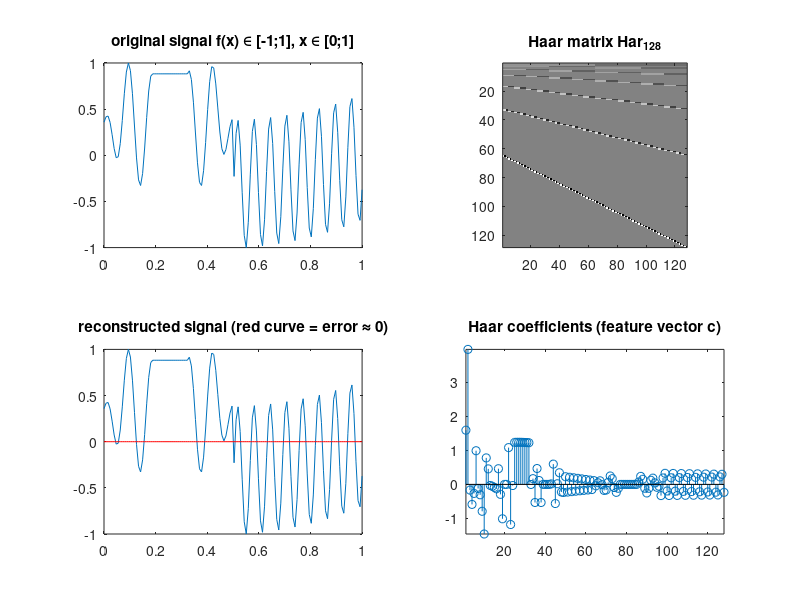

The MATLAB source for this figure:
function haar_transform()
    close all;
    clear all;
    clc;

    % length of signal (must be a "power of 2")
    N = 128;
    
    % create a 1D signal f of length N
    x = 0:1/(N-1):1;
    f = sin(12.345*x) .* cos(67*x);
    f(1,N/2+1:end) = sin(100*x(1,N/2+1:end)) - cos(x(1,N/2+1:end).^2); 
    f(1,floor(N/5):floor(N/3)) = 0.75;
    f = 2*mat2gray(f)-1; % f now in [-1;1]
    subplot(2,2,1); plot(x,f); title('original signal f(x) \in [-1;1], x \in [0;1]'); axis([0 1 -1 1]);
    
    % create Haar matrix of same size^2 (NxN)
    M = N; % see slides
    Har = create_haar_matrix(M);
    subplot(2,2,2); imagesc(Har); colormap gray; title(['Haar matrix Har_{' num2str(M) '}']); axis image;
    
    % transform signal
    c = Har * f';
    subplot(2,2,4); stem(c); axis([1 N min(c(:)) max(c(:))]); title('Haar coefficients (feature vector c)'); 
    
    % reconstruct (approximated) original signal
    f_rec = Har\c; % == inv(Har)*c
    subplot(2,2,3); plot(x,f_rec); title('reconstructed signal (red curve = error \approx 0)'); axis([0 1 -1 1]);
    hold on;
    plot(x,abs(f_rec-f'), 'r'); % error
    hold off;
end

function Har = create_haar_matrix(M)

    % see slides ;)
    Har = zeros(M, M);
    Har(1,:) = 1/sqrt(M); % k = 0
    for k = 1:M-1
        % compute p and q
        p = floor(log(k)/log(2)); 
        q = k - 2^p + 1;
        Har(k+1,:) = h(zeros(1,size(Har,2)),p,q);        
    end
    
    
    function x = h(x,p,q)
        x_vec = 0:1/(size(x,2)-1):1;

        x(1, ( x_vec >= (q-1)/2^p   ) & ( x_vec <= (q-0.5)/2^p) ) = 2^(p/2);
        x(1, ( x_vec >= (q-0.5)/2^p ) & ( x_vec <= q/2^p)       ) = -2^(p/2);
        x = 1/sqrt(M) * x;
    end
    
end
